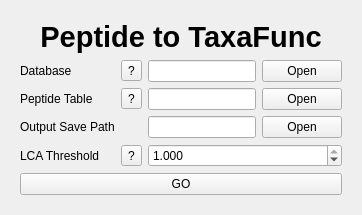
      <widget class="QWidget" name="page_pep_to_taxafunc">
       <layout class="QGridLayout" name="gridLayout_21">
        <item row="0" column="0">
         <widget class="QWidget" name="widget_Peptide2taxafunc" native="true">
          <layout class="QGridLayout" name="gridLayout_3">
           <item row="3" column="0">
            <widget class="QLabel" name="label_7">
             <property name="text">
              <string>Output Save Path</string>
             </property>
            </widget>
           </item>
           <item row="5" column="0" colspan="4">
            <widget class="QPushButton" name="pushButton_run_peptide2taxafunc">
             <property name="text">
              <string>GO</string>
             </property>
            </widget>
           </item>
           <item row="4" column="1">
            <widget class="QToolButton" name="toolButton_lca_threshould_help">
             <property name="text">
              <string>?</string>
             </property>
            </widget>
           </item>
           <item row="3" column="2">
            <widget class="QLineEdit" name="lineEdit_peptide2taxafunc_outpath"/>
           </item>
           <item row="1" column="2">
            <widget class="QLineEdit" name="lineEdit_db_path"/>
           </item>
           <item row="4" column="2" colspan="2">
            <widget class="QDoubleSpinBox" name="doubleSpinBox_LCA_threshold">
             <property name="decimals">
              <number>3</number>
             </property>
             <property name="maximum">
              <double>1.000000000000000</double>
             </property>
             <property name="singleStep">
              <double>0.050000000000000</double>
             </property>
             <property name="value">
              <double>1.000000000000000</double>
             </property>
            </widget>
           </item>
           <item row="2" column="1">
            <widget class="QToolButton" name="toolButton__final_peptide_help">
             <property name="text">
              <string>?</string>
             </property>
            </widget>
           </item>
           <item row="2" column="0">
            <widget class="QLabel" name="label_6">
             <property name="text">
              <string>Peptide Table</string>
             </property>
            </widget>
           </item>
           <item row="1" column="0">
            <widget class="QLabel" name="label_5">
             <property name="text">
              <string>Database</string>
             </property>
            </widget>
           </item>
           <item row="4" column="0">
            <widget class="QLabel" name="label_8">
             <property name="text">
              <string>LCA Threshold</string>
             </property>
            </widget>
           </item>
           <item row="2" column="3">
            <widget class="QPushButton" name="pushButton_get_final_peptide_path">
             <property name="text">
              <string>Open</string>
             </property>
            </widget>
           </item>
           <item row="2" column="2">
            <widget class="QLineEdit" name="lineEdit_final_peptide_path"/>
           </item>
           <item row="1" column="3">
            <widget class="QPushButton" name="pushButton_get_db_path">
             <property name="text">
              <string>Open</string>
             </property>
            </widget>
           </item>
           <item row="1" column="1">
            <widget class="QToolButton" name="toolButton_db_path_help">
             <property name="text">
              <string>?</string>
             </property>
            </widget>
           </item>
           <item row="3" column="3">
            <widget class="QPushButton" name="pushButton_get_taxafunc_save_path">
             <property name="text">
              <string>Open</string>
             </property>
            </widget>
           </item>
           <item row="0" column="0" colspan="4">
            <widget class="QLabel" name="label_47">
             <property name="sizePolicy">
              <sizepolicy hsizetype="Preferred" vsizetype="Fixed">
               <horstretch>0</horstretch>
               <verstretch>0</verstretch>
              </sizepolicy>
             </property>
             <property name="font">
              <font>
               <family>Arial</family>
               <pointsize>22</pointsize>
               <weight>75</weight>
               <bold>true</bold>
              </font>
             </property>
             <property name="text">
              <string>Peptide to TaxaFunc</string>
             </property>
             <property name="alignment">
              <set>Qt::AlignCenter</set>
             </property>
            </widget>
           </item>
          </layout>
         </widget>
        </item>
       </layout>
      </widget>
